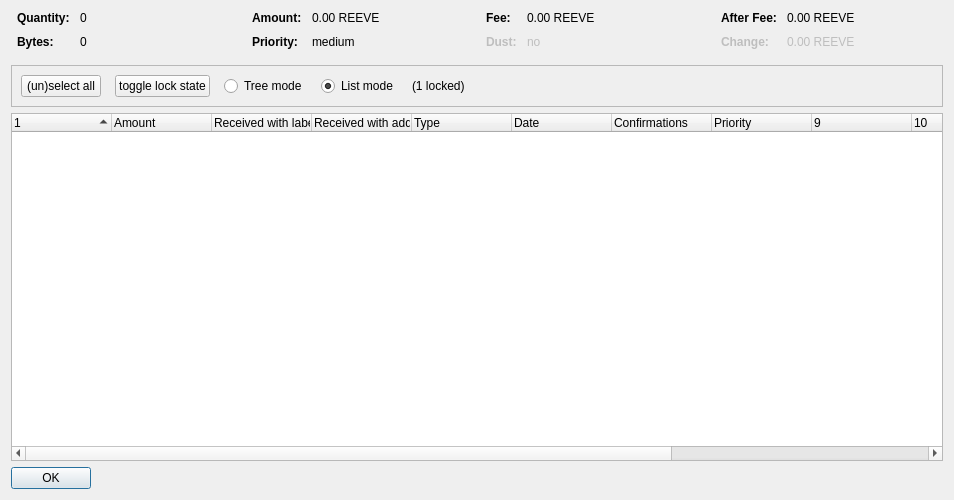
<?xml version="1.0" encoding="UTF-8"?>
<ui version="4.0">
 <class>CoinControlDialog</class>
 <widget class="QDialog" name="CoinControlDialog">
  <property name="geometry">
   <rect>
    <x>0</x>
    <y>0</y>
    <width>954</width>
    <height>500</height>
   </rect>
  </property>
  <property name="windowTitle">
   <string>Coin Selection</string>
  </property>
  <layout class="QVBoxLayout" name="verticalLayout">
   <item>
    <layout class="QHBoxLayout" name="horizontalLayoutTop" stretch="0,0,0,0">
     <property name="topMargin">
      <number>0</number>
     </property>
     <property name="bottomMargin">
      <number>10</number>
     </property>
     <item>
      <layout class="QFormLayout" name="formLayoutCoinControl1">
       <property name="horizontalSpacing">
        <number>10</number>
       </property>
       <property name="verticalSpacing">
        <number>10</number>
       </property>
       <property name="leftMargin">
        <number>6</number>
       </property>
       <property name="rightMargin">
        <number>6</number>
       </property>
       <item row="0" column="0">
        <widget class="QLabel" name="labelCoinControlQuantityText">
         <property name="font">
          <font>
           <weight>75</weight>
           <bold>true</bold>
          </font>
         </property>
         <property name="text">
          <string>Quantity:</string>
         </property>
        </widget>
       </item>
       <item row="0" column="1">
        <widget class="QLabel" name="labelCoinControlQuantity">
         <property name="cursor">
          <cursorShape>IBeamCursor</cursorShape>
         </property>
         <property name="contextMenuPolicy">
          <enum>Qt::ActionsContextMenu</enum>
         </property>
         <property name="text">
          <string notr="true">0</string>
         </property>
         <property name="textInteractionFlags">
          <set>Qt::LinksAccessibleByMouse|Qt::TextSelectableByKeyboard|Qt::TextSelectableByMouse</set>
         </property>
        </widget>
       </item>
       <item row="1" column="0">
        <widget class="QLabel" name="labelCoinControlBytesText">
         <property name="font">
          <font>
           <weight>75</weight>
           <bold>true</bold>
          </font>
         </property>
         <property name="text">
          <string>Bytes:</string>
         </property>
        </widget>
       </item>
       <item row="1" column="1">
        <widget class="QLabel" name="labelCoinControlBytes">
         <property name="cursor">
          <cursorShape>IBeamCursor</cursorShape>
         </property>
         <property name="contextMenuPolicy">
          <enum>Qt::ActionsContextMenu</enum>
         </property>
         <property name="text">
          <string notr="true">0</string>
         </property>
         <property name="textInteractionFlags">
          <set>Qt::LinksAccessibleByMouse|Qt::TextSelectableByKeyboard|Qt::TextSelectableByMouse</set>
         </property>
        </widget>
       </item>
      </layout>
     </item>
     <item>
      <layout class="QFormLayout" name="formLayoutCoinControl2">
       <property name="horizontalSpacing">
        <number>10</number>
       </property>
       <property name="verticalSpacing">
        <number>10</number>
       </property>
       <property name="leftMargin">
        <number>6</number>
       </property>
       <property name="rightMargin">
        <number>6</number>
       </property>
       <item row="0" column="0">
        <widget class="QLabel" name="labelCoinControlAmountText">
         <property name="font">
          <font>
           <weight>75</weight>
           <bold>true</bold>
          </font>
         </property>
         <property name="text">
          <string>Amount:</string>
         </property>
        </widget>
       </item>
       <item row="0" column="1">
        <widget class="QLabel" name="labelCoinControlAmount">
         <property name="cursor">
          <cursorShape>IBeamCursor</cursorShape>
         </property>
         <property name="contextMenuPolicy">
          <enum>Qt::ActionsContextMenu</enum>
         </property>
         <property name="text">
          <string notr="true">0.00 REEVE</string>
         </property>
         <property name="textInteractionFlags">
          <set>Qt::LinksAccessibleByMouse|Qt::TextSelectableByKeyboard|Qt::TextSelectableByMouse</set>
         </property>
        </widget>
       </item>
       <item row="1" column="0">
        <widget class="QLabel" name="labelCoinControlPriorityText">
         <property name="font">
          <font>
           <weight>75</weight>
           <bold>true</bold>
          </font>
         </property>
         <property name="text">
          <string>Priority:</string>
         </property>
        </widget>
       </item>
       <item row="1" column="1">
        <widget class="QLabel" name="labelCoinControlPriority">
         <property name="cursor">
          <cursorShape>IBeamCursor</cursorShape>
         </property>
         <property name="contextMenuPolicy">
          <enum>Qt::ActionsContextMenu</enum>
         </property>
         <property name="text">
          <string>medium</string>
         </property>
         <property name="textInteractionFlags">
          <set>Qt::LinksAccessibleByMouse|Qt::TextSelectableByKeyboard|Qt::TextSelectableByMouse</set>
         </property>
        </widget>
       </item>
      </layout>
     </item>
     <item>
      <layout class="QFormLayout" name="formLayoutCoinControl3">
       <property name="horizontalSpacing">
        <number>10</number>
       </property>
       <property name="verticalSpacing">
        <number>10</number>
       </property>
       <property name="leftMargin">
        <number>6</number>
       </property>
       <property name="rightMargin">
        <number>6</number>
       </property>
       <item row="0" column="0">
        <widget class="QLabel" name="labelCoinControlFeeText">
         <property name="font">
          <font>
           <weight>75</weight>
           <bold>true</bold>
          </font>
         </property>
         <property name="text">
          <string>Fee:</string>
         </property>
        </widget>
       </item>
       <item row="0" column="1">
        <widget class="QLabel" name="labelCoinControlFee">
         <property name="cursor">
          <cursorShape>IBeamCursor</cursorShape>
         </property>
         <property name="contextMenuPolicy">
          <enum>Qt::ActionsContextMenu</enum>
         </property>
         <property name="text">
          <string notr="true">0.00 REEVE</string>
         </property>
         <property name="textInteractionFlags">
          <set>Qt::LinksAccessibleByMouse|Qt::TextSelectableByKeyboard|Qt::TextSelectableByMouse</set>
         </property>
        </widget>
       </item>
       <item row="1" column="0">
        <widget class="QLabel" name="labelCoinControlLowOutputText">
         <property name="enabled">
          <bool>false</bool>
         </property>
         <property name="font">
          <font>
           <weight>75</weight>
           <bold>true</bold>
          </font>
         </property>
         <property name="text">
          <string>Dust:</string>
         </property>
        </widget>
       </item>
       <item row="1" column="1">
        <widget class="QLabel" name="labelCoinControlLowOutput">
         <property name="enabled">
          <bool>false</bool>
         </property>
         <property name="cursor">
          <cursorShape>IBeamCursor</cursorShape>
         </property>
         <property name="contextMenuPolicy">
          <enum>Qt::ActionsContextMenu</enum>
         </property>
         <property name="text">
          <string>no</string>
         </property>
         <property name="textInteractionFlags">
          <set>Qt::LinksAccessibleByMouse|Qt::TextSelectableByKeyboard|Qt::TextSelectableByMouse</set>
         </property>
        </widget>
       </item>
      </layout>
     </item>
     <item>
      <layout class="QFormLayout" name="formLayoutCoinControl4">
       <property name="horizontalSpacing">
        <number>10</number>
       </property>
       <property name="verticalSpacing">
        <number>10</number>
       </property>
       <property name="leftMargin">
        <number>6</number>
       </property>
       <property name="rightMargin">
        <number>6</number>
       </property>
       <item row="0" column="0">
        <widget class="QLabel" name="labelCoinControlAfterFeeText">
         <property name="font">
          <font>
           <weight>75</weight>
           <bold>true</bold>
          </font>
         </property>
         <property name="text">
          <string>After Fee:</string>
         </property>
        </widget>
       </item>
       <item row="0" column="1">
        <widget class="QLabel" name="labelCoinControlAfterFee">
         <property name="cursor">
          <cursorShape>IBeamCursor</cursorShape>
         </property>
         <property name="contextMenuPolicy">
          <enum>Qt::ActionsContextMenu</enum>
         </property>
         <property name="text">
          <string notr="true">0.00 REEVE</string>
         </property>
         <property name="textInteractionFlags">
          <set>Qt::LinksAccessibleByMouse|Qt::TextSelectableByKeyboard|Qt::TextSelectableByMouse</set>
         </property>
        </widget>
       </item>
       <item row="1" column="0">
        <widget class="QLabel" name="labelCoinControlChangeText">
         <property name="enabled">
          <bool>false</bool>
         </property>
         <property name="font">
          <font>
           <weight>75</weight>
           <bold>true</bold>
          </font>
         </property>
         <property name="text">
          <string>Change:</string>
         </property>
        </widget>
       </item>
       <item row="1" column="1">
        <widget class="QLabel" name="labelCoinControlChange">
         <property name="enabled">
          <bool>false</bool>
         </property>
         <property name="cursor">
          <cursorShape>IBeamCursor</cursorShape>
         </property>
         <property name="contextMenuPolicy">
          <enum>Qt::ActionsContextMenu</enum>
         </property>
         <property name="text">
          <string notr="true">0.00 REEVE</string>
         </property>
         <property name="textInteractionFlags">
          <set>Qt::LinksAccessibleByMouse|Qt::TextSelectableByKeyboard|Qt::TextSelectableByMouse</set>
         </property>
        </widget>
       </item>
      </layout>
     </item>
    </layout>
   </item>
   <item>
    <widget class="QFrame" name="frame">
     <property name="minimumSize">
      <size>
       <width>0</width>
       <height>40</height>
      </size>
     </property>
     <property name="frameShape">
      <enum>QFrame::StyledPanel</enum>
     </property>
     <property name="frameShadow">
      <enum>QFrame::Sunken</enum>
     </property>
     <layout class="QHBoxLayout" name="horizontalLayout">
      <item>
       <layout class="QHBoxLayout" name="horizontalLayoutPanel" stretch="0,0,0,0,0,0">
        <property name="spacing">
         <number>14</number>
        </property>
        <item>
         <widget class="QPushButton" name="pushButtonSelectAll">
          <property name="sizePolicy">
           <sizepolicy hsizetype="Maximum" vsizetype="Fixed">
            <horstretch>0</horstretch>
            <verstretch>0</verstretch>
           </sizepolicy>
          </property>
          <property name="text">
           <string>(un)select all</string>
          </property>
          <property name="autoDefault">
           <bool>false</bool>
          </property>
         </widget>
        </item>
        <item>
         <widget class="QPushButton" name="pushButtonToggleLock">
          <property name="sizePolicy">
           <sizepolicy hsizetype="Maximum" vsizetype="Fixed">
            <horstretch>0</horstretch>
            <verstretch>0</verstretch>
           </sizepolicy>
          </property>
          <property name="text">
           <string>toggle lock state</string>
          </property>
          <property name="autoDefault">
           <bool>false</bool>
          </property>
         </widget>
        </item>
        <item>
         <widget class="QRadioButton" name="radioTreeMode">
          <property name="sizePolicy">
           <sizepolicy hsizetype="Maximum" vsizetype="Fixed">
            <horstretch>0</horstretch>
            <verstretch>0</verstretch>
           </sizepolicy>
          </property>
          <property name="text">
           <string>Tree mode</string>
          </property>
         </widget>
        </item>
        <item>
         <widget class="QRadioButton" name="radioListMode">
          <property name="sizePolicy">
           <sizepolicy hsizetype="Maximum" vsizetype="Fixed">
            <horstretch>0</horstretch>
            <verstretch>0</verstretch>
           </sizepolicy>
          </property>
          <property name="text">
           <string>List mode</string>
          </property>
          <property name="checked">
           <bool>true</bool>
          </property>
         </widget>
        </item>
        <item>
         <widget class="QLabel" name="labelLocked">
          <property name="text">
           <string>(1 locked)</string>
          </property>
         </widget>
        </item>
        <item>
         <spacer name="horizontalSpacer">
          <property name="orientation">
           <enum>Qt::Horizontal</enum>
          </property>
          <property name="sizeHint" stdset="0">
           <size>
            <width>40</width>
            <height>20</height>
           </size>
          </property>
         </spacer>
        </item>
       </layout>
      </item>
     </layout>
    </widget>
   </item>
   <item>
    <widget class="CoinControlTreeWidget" name="treeWidget">
     <property name="contextMenuPolicy">
      <enum>Qt::CustomContextMenu</enum>
     </property>
     <property name="sortingEnabled">
      <bool>false</bool>
     </property>
     <property name="columnCount">
      <number>13</number>
     </property>
     <attribute name="headerShowSortIndicator" stdset="0">
      <bool>true</bool>
     </attribute>
     <attribute name="headerStretchLastSection">
      <bool>false</bool>
     </attribute>
     <column>
      <property name="text">
       <string/>
      </property>
     </column>
     <column>
      <property name="text">
       <string>Amount</string>
      </property>
     </column>
     <column>
      <property name="text">
       <string>Received with label</string>
      </property>
     </column>
     <column>
      <property name="text">
       <string>Received with address</string>
      </property>
     </column>
     <column>
      <property name="text">
	<string>Type</string>
      </property>
     </column>
     <column>
      <property name="text">	 
       <string>Date</string>
      </property>
     </column>
     <column>
      <property name="text">
       <string>Confirmations</string>
      </property>
      <property name="toolTip">
       <string>Confirmed</string>
      </property>
     </column>
     <column>
      <property name="text">
       <string>Priority</string>
      </property>
     </column>
     <column>
      <property name="text">
       <string/>
      </property>
     </column>
     <column>
      <property name="text">
       <string/>
      </property>
     </column>
     <column>
      <property name="text">
       <string/>
      </property>
     </column>
     <column>
      <property name="text">
       <string/>
      </property>
     </column>
     <column>
      <property name="text">
       <string/>
      </property>
     </column>
    </widget>
   </item>
   <item>
    <widget class="QDialogButtonBox" name="buttonBox">
     <property name="sizePolicy">
      <sizepolicy hsizetype="Maximum" vsizetype="Fixed">
       <horstretch>0</horstretch>
       <verstretch>0</verstretch>
      </sizepolicy>
     </property>
     <property name="orientation">
      <enum>Qt::Horizontal</enum>
     </property>
     <property name="standardButtons">
      <set>QDialogButtonBox::Ok</set>
     </property>
    </widget>
   </item>
  </layout>
 </widget>
 <customwidgets>
  <customwidget>
   <class>CoinControlTreeWidget</class>
   <extends>QTreeWidget</extends>
   <header>coincontroltreewidget.h</header>
  </customwidget>
 </customwidgets>
 <resources/>
 <connections/>
</ui>
